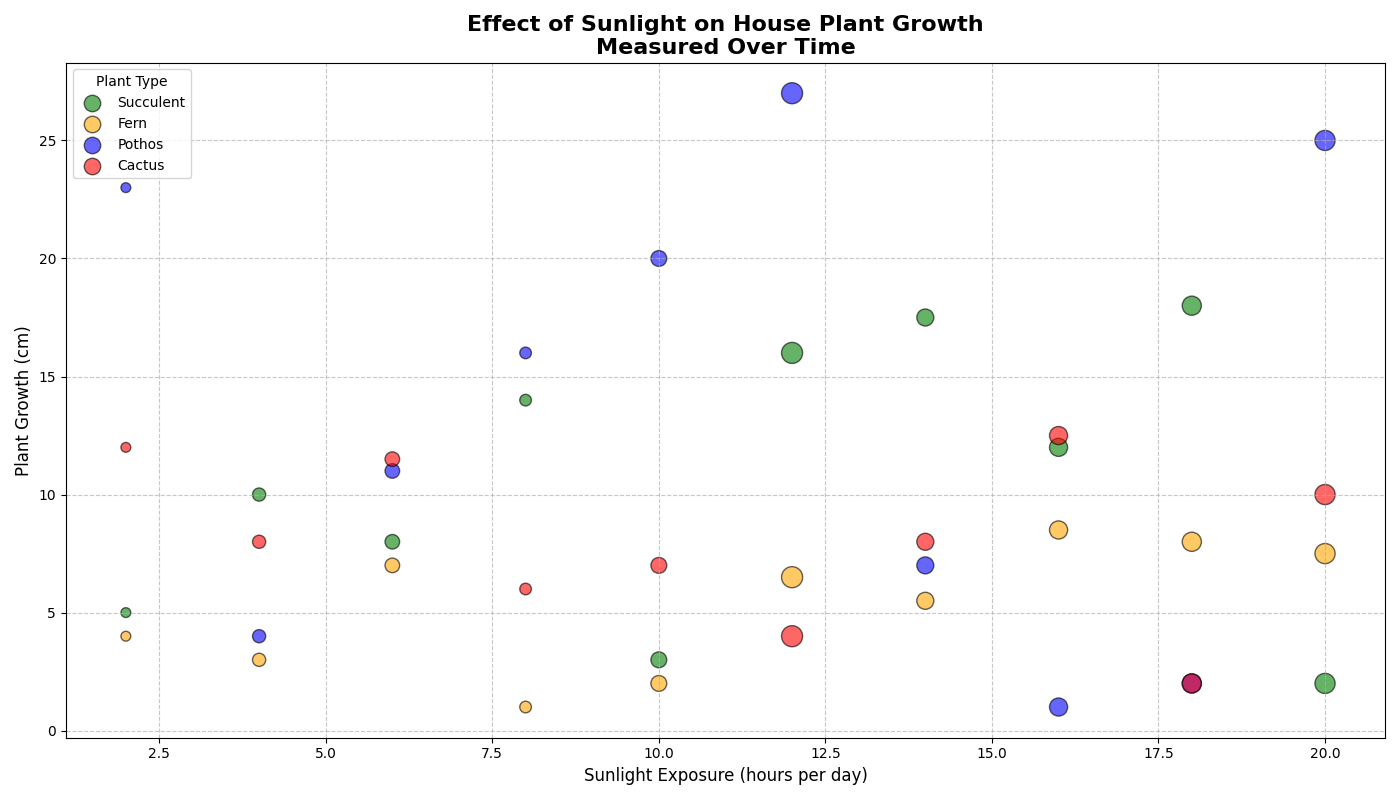

The Python source for this figure:
import matplotlib.pyplot as plt
import numpy as np

# Altered Growth Data for House Plants
sunlight = np.array([2, 4, 6, 8, 10, 12, 14, 16, 18, 20])
succulent_growth = np.array([5, 10, 8, 14, 3, 16, 17.5, 12, 18, 2])
fern_growth = np.array([4, 3, 7, 1, 2, 6.5, 5.5, 8.5, 8, 7.5])
pothos_growth = np.array([23, 4, 11, 16, 20, 27, 7, 1, 2, 25])
cactus_growth = np.array([12, 8, 11.5, 6, 7, 4, 8, 12.5, 2, 10])

sizes = np.array([50, 90, 110, 70, 130, 230, 150, 170, 190, 210])

plt.figure(figsize=(14, 8))

plt.scatter(sunlight, succulent_growth, s=sizes, c='green', alpha=0.6, edgecolor='k', label='Succulent')
plt.scatter(sunlight, fern_growth, s=sizes, c='orange', alpha=0.6, edgecolor='k', label='Fern')
plt.scatter(sunlight, pothos_growth, s=sizes, c='blue', alpha=0.6, edgecolor='k', label='Pothos')
plt.scatter(sunlight, cactus_growth, s=sizes, c='red', alpha=0.6, edgecolor='k', label='Cactus')

plt.title('Effect of Sunlight on House Plant Growth\nMeasured Over Time', fontsize=16, fontweight='bold')
plt.xlabel('Sunlight Exposure (hours per day)', fontsize=12)
plt.ylabel('Plant Growth (cm)', fontsize=12)

plt.legend(title="Plant Type", loc='upper left', fontsize=10)
plt.grid(True, linestyle='--', alpha=0.7)
plt.tight_layout()

plt.show()
